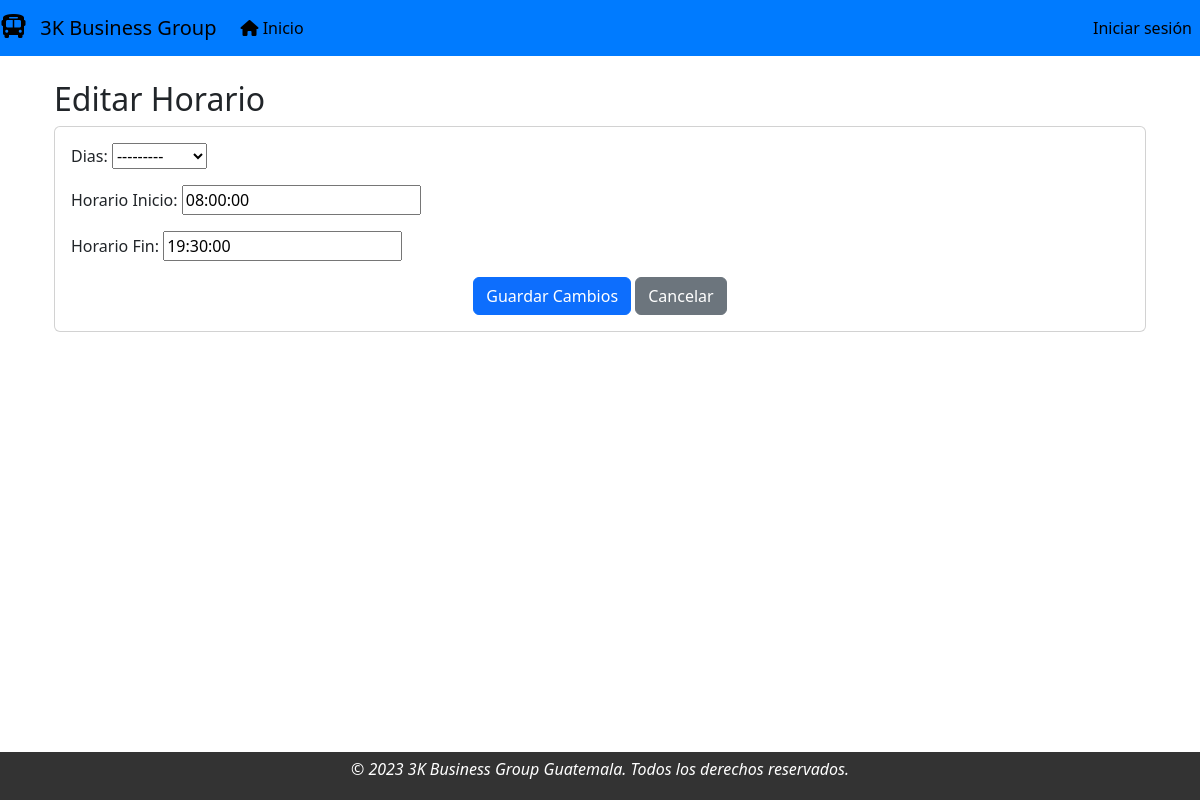
The page /horario/editar_horario/1/ on the database its author committed.
### modulo_registro/models.py (models this page shows)
class Horario(models.Model):
    dia = models.CharField(max_length=10, blank=False,choices=dias, verbose_name='Dias')
    horario_inicio = models.TimeField(verbose_name='Horario Inicio')
    horario_fin = models.TimeField(verbose_name='Horario Fin')

### modulo_registro/views.py (the view)
# urls.py: path('editar_horario/<int:pk>/', ViewEditarHorario.as_view(), name='editar_horario'),
class ViewEditarHorario(UpdateView):
    template_name = 'editar_horario.html'
    fields = "__all__"
    model = Horario
    success_url = reverse_lazy('horario:ver_horario')

### modulo_registro/templates/editar_horario.html (shortened to what this page needs)
{% extends "base.html" %}
{% block contenido %}
<div class="container">
  <h2 class="mt-4">Editar Horario</h2>
  <div class="card">
    <div class="card-body">
      <form method="post">
          {{ form.as_p }}
        <div class="text-center">
          <button class="btn btn-primary" type="submit">Guardar Cambios</button>
          <a href="{% url 'horario:ver_horario' %}" class="btn btn-secondary ml-2">Cancelar</a>
        </div>
      </form>
    </div>
  </div>
</div>
{% endblock contenido %}

### rows shown on the page
Horario: dia "---------", horario_inicio "08:00:00", horario_fin "19:30:00"
